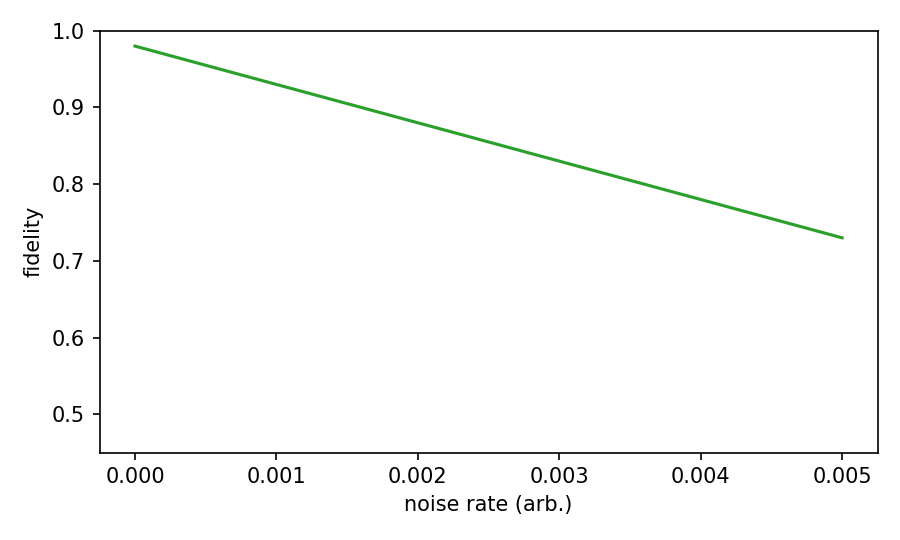

Source code (Python):
import pathlib

import numpy as np
import matplotlib.pyplot as plt


def main() -> None:
    mu = np.linspace(0.0, 0.005, 200)
    f0 = 0.98
    alpha = 50.0
    fidelity = f0 - alpha * mu
    fidelity = np.maximum(fidelity, 0.5)

    plt.figure(figsize=(6.0, 3.6))
    plt.plot(mu, fidelity, color="tab:green")
    plt.xlabel("noise rate (arb.)")
    plt.ylabel("fidelity")
    plt.ylim(0.45, 1.0)
    plt.tight_layout()

    out_path = pathlib.Path(__file__).with_suffix(".png")
    plt.savefig(out_path, dpi=150)
    plt.close()


if __name__ == "__main__":
    main()
